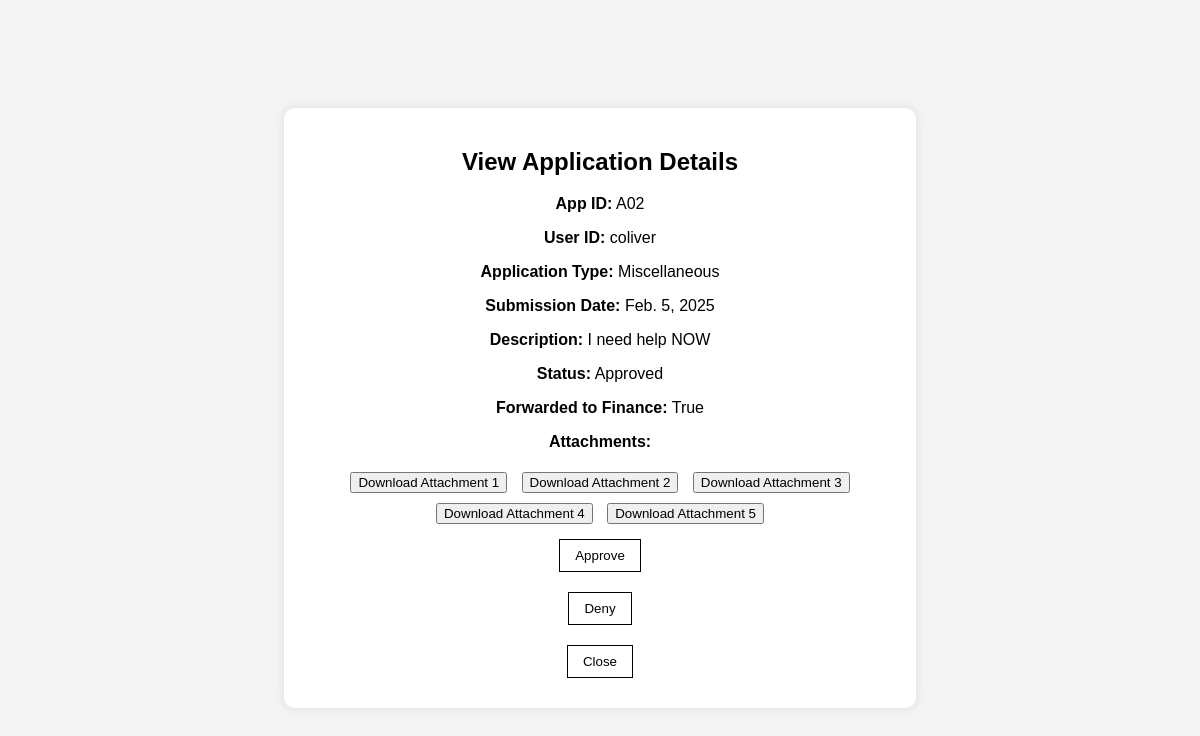
Page /finance/view_application/A02/ on the committed database.
### home/models.py (models this page shows, shortened)
class Application(models.Model):
    APP_TYPE_CHOICES = [
        ("Financial", "Financial"),
        ("Tuition Reduction", "Tuition Reduction"),
        ("Food", "Food"),
        ("Study Supplies", "Study Supplies"),
        ("Miscellaneous", "Miscellaneous"),
    ]
    APP_STATUS_CHOICES = [
        ("Pending", "Pending"),
        ("Approved", "Approved"),
        ("Denied", "Denied"),
        ("Appealing", "Appealing"),
    ]
    app_id = models.CharField(max_length=10, primary_key=True)
    user = models.ForeignKey(settings.AUTH_USER_MODEL, on_delete=models.CASCADE, to_field='userid')
    app_type = models.CharField(max_length=20, choices=APP_TYPE_CHOICES)
    app_date = models.DateField()
    app_description = models.TextField(max_length=1000)
    app_attached1 = models.BinaryField(null=True, blank=True)
    app_attached2 = models.BinaryField(null=True, blank=True)
    app_attached3 = models.BinaryField(null=True, blank=True)
    app_attached4 = models.BinaryField(null=True, blank=True)
    app_attached5 = models.BinaryField(null=True, blank=True)
    app_status = models.CharField(max_length=10, choices=APP_STATUS_CHOICES, default="Pending")
    forwarded_to_finance = models.BooleanField(default=False)
    app_denyreason = models.TextField(max_length=1000, blank=True, null=True)
    app_denyreason2 = models.TextField(max_length=1000, blank=True, null=True)
    app_appeal = models.TextField(max_length=1000, blank=True, null=True)
    app_appealdate = models.DateField(blank=True, null=True)
    app_decider = models.CharField(max_length=10, blank=True, null=True)
    app_decider2 = models.CharField(max_length=10, blank=True, null=True)

### finance/views.py (the view)
# urls.py: path('view_application/<str:app_id>/', finance_view_application, name='finance_view_application'),
def finance_view_application(request, app_id):
    application = get_object_or_404(Application, app_id=app_id)
    return render(request, "finance/finance_view_application.html", {"application": application})

### finance/templates/finance/finance_view_application.html (shortened to what this page needs)
<!DOCTYPE html>
<html lang="en">
<head>
</head>
<body>
    <div class="container">
        <h2>View Application Details</h2>
        <p><strong>App ID:</strong> {{ application.app_id }}</p>
        <p><strong>User ID:</strong> {{ application.user_id }}</p>
        <p><strong>Application Type:</strong> {{ application.app_type }}</p>
        <p><strong>Submission Date:</strong> {{ application.app_date }}</p>
        <p><strong>Description:</strong> {{ application.app_description }}</p>
        <p><strong>Status:</strong> {{ application.app_status }}</p>
        <p><strong>Forwarded to Finance:</strong> {{ application.forwarded_to_finance }}</p>
        <p><strong>Attachments:</strong></p>
        <div class="attachments">
            <button>Download Attachment 1</button>
            <button>Download Attachment 2</button>
            <button>Download Attachment 3</button>
            <button>Download Attachment 4</button>
            <button>Download Attachment 5</button>
        </div>
        <div class="actions">
            <form action="{% url 'approve_application' application.app_id %}" method="post">
                <button type="submit">Approve</button>
            </form>
            <form id="deny-form" action="{% url 'deny_application' application.app_id %}" method="post" onsubmit="return confirmDeny()">
                <button type="submit">Deny</button>
            </form>
            <form action="{% url 'close' application.app_id %}" method="post">
                <button type="submit">Close</button>
            </form>
        </div>
    </div>
</body>
</html>

### finance/templates/finance/finance_view_application.html (style rules this page uses)
body { font-family: Arial, sans-serif; background-color: #f4f4f4; display: flex; justify-content: center; align-items: center; height: 100vh; }
.container { background: white; padding: 20px; border-radius: 10px; box-shadow: 0px 0px 10px rgba(0, 0, 0, 0.1); width: 50%; text-align: center; }
.attachments button { margin: 5px; }
.actions button { margin: 10px; padding: 8px 15px; border: 1px solid #000; background: white; cursor: pointer; }

### rows in the picture
Application: app_id "A02", user_id "coliver", app_type "Miscellaneous", app_date "Feb. 5, 2025", app_description "I need help NOW", app_status "Approved", forwarded_to_finance "True"
